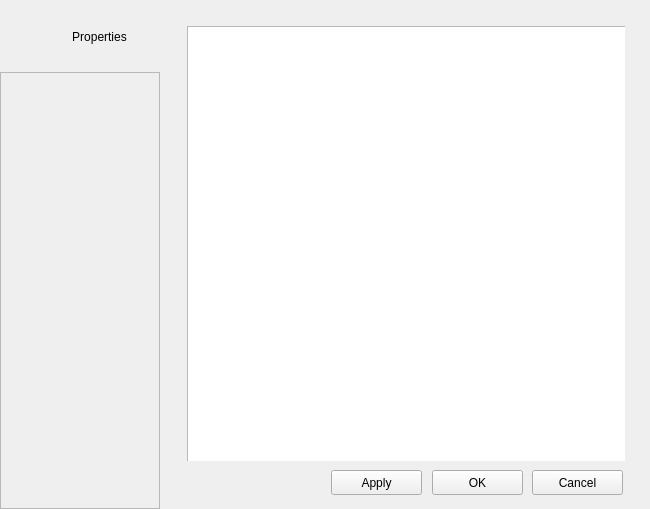
<?xml version="1.0" encoding="UTF-8"?>
<ui version="4.0">
 <class>FilePropertiesDialog</class>
 <widget class="QDialog" name="FilePropertiesDialog">
  <property name="geometry">
   <rect>
    <x>0</x>
    <y>0</y>
    <width>650</width>
    <height>509</height>
   </rect>
  </property>
  <property name="windowTitle">
   <string>Kylin Video - Preferences</string>
  </property>
  <widget class="QWidget" name="title_widget" native="true">
   <property name="geometry">
    <rect>
     <x>0</x>
     <y>0</y>
     <width>160</width>
     <height>509</height>
    </rect>
   </property>
   <widget class="QLabel" name="icon_label">
    <property name="geometry">
     <rect>
      <x>14</x>
      <y>20</y>
      <width>32</width>
      <height>32</height>
     </rect>
    </property>
    <property name="text">
     <string/>
    </property>
    <property name="alignment">
     <set>Qt::AlignCenter</set>
    </property>
   </widget>
   <widget class="QFrame" name="sections">
    <property name="geometry">
     <rect>
      <x>0</x>
      <y>72</y>
      <width>160</width>
      <height>437</height>
     </rect>
    </property>
    <property name="sizePolicy">
     <sizepolicy hsizetype="MinimumExpanding" vsizetype="Preferred">
      <horstretch>0</horstretch>
      <verstretch>0</verstretch>
     </sizepolicy>
    </property>
    <property name="frameShape">
     <enum>QFrame::StyledPanel</enum>
    </property>
    <property name="frameShadow">
     <enum>QFrame::Raised</enum>
    </property>
   </widget>
   <widget class="QLabel" name="title_label">
    <property name="geometry">
     <rect>
      <x>49</x>
      <y>20</y>
      <width>101</width>
      <height>33</height>
     </rect>
    </property>
    <property name="text">
     <string>Properties</string>
    </property>
    <property name="alignment">
     <set>Qt::AlignCenter</set>
    </property>
   </widget>
  </widget>
  <widget class="QStackedWidget" name="pages">
   <property name="geometry">
    <rect>
     <x>181</x>
     <y>20</y>
     <width>444</width>
     <height>441</height>
    </rect>
   </property>
   <property name="sizePolicy">
    <sizepolicy hsizetype="Expanding" vsizetype="Preferred">
     <horstretch>0</horstretch>
     <verstretch>0</verstretch>
    </sizepolicy>
   </property>
   <property name="currentIndex">
    <number>0</number>
   </property>
   <widget class="QWidget" name="info_page">
    <widget class="QTextEdit" name="info_edit">
     <property name="geometry">
      <rect>
       <x>6</x>
       <y>6</y>
       <width>444</width>
       <height>441</height>
      </rect>
     </property>
     <property name="readOnly">
      <bool>true</bool>
     </property>
    </widget>
   </widget>
   <widget class="QWidget" name="demuxer_page">
    <widget class="QLabel" name="demuxer_label">
     <property name="geometry">
      <rect>
       <x>5</x>
       <y>5</y>
       <width>444</width>
       <height>17</height>
      </rect>
     </property>
     <property name="text">
      <string>&amp;Select the demuxer that will be used for this file:</string>
     </property>
     <property name="wordWrap">
      <bool>false</bool>
     </property>
     <property name="buddy">
      <cstring>demuxer_listbox</cstring>
     </property>
    </widget>
    <widget class="QListWidget" name="demuxer_listbox">
     <property name="geometry">
      <rect>
       <x>5</x>
       <y>30</y>
       <width>444</width>
       <height>378</height>
      </rect>
     </property>
    </widget>
    <widget class="QPushButton" name="resetDemuxerButton">
     <property name="geometry">
      <rect>
       <x>352</x>
       <y>414</y>
       <width>91</width>
       <height>25</height>
      </rect>
     </property>
     <property name="text">
      <string>&amp;Reset</string>
     </property>
    </widget>
    <zorder>demuxer_listbox</zorder>
    <zorder>demuxer_label</zorder>
    <zorder>resetDemuxerButton</zorder>
   </widget>
   <widget class="QWidget" name="vc_page">
    <widget class="QListWidget" name="vc_listbox">
     <property name="geometry">
      <rect>
       <x>5</x>
       <y>30</y>
       <width>444</width>
       <height>378</height>
      </rect>
     </property>
    </widget>
    <widget class="QLabel" name="video_codec_label">
     <property name="geometry">
      <rect>
       <x>5</x>
       <y>5</y>
       <width>444</width>
       <height>17</height>
      </rect>
     </property>
     <property name="text">
      <string>&amp;Select the video codec:</string>
     </property>
     <property name="wordWrap">
      <bool>false</bool>
     </property>
     <property name="buddy">
      <cstring>vc_listbox</cstring>
     </property>
    </widget>
    <widget class="QPushButton" name="resetVCButton">
     <property name="geometry">
      <rect>
       <x>352</x>
       <y>414</y>
       <width>91</width>
       <height>25</height>
      </rect>
     </property>
     <property name="text">
      <string>&amp;Reset</string>
     </property>
    </widget>
   </widget>
   <widget class="QWidget" name="ac_page">
    <widget class="QListWidget" name="ac_listbox">
     <property name="geometry">
      <rect>
       <x>5</x>
       <y>30</y>
       <width>444</width>
       <height>378</height>
      </rect>
     </property>
    </widget>
    <widget class="QLabel" name="audio_codec_label">
     <property name="geometry">
      <rect>
       <x>5</x>
       <y>5</y>
       <width>444</width>
       <height>17</height>
      </rect>
     </property>
     <property name="text">
      <string>&amp;Select the audio codec:</string>
     </property>
     <property name="wordWrap">
      <bool>false</bool>
     </property>
     <property name="buddy">
      <cstring>ac_listbox</cstring>
     </property>
    </widget>
    <widget class="QPushButton" name="resetACButton">
     <property name="geometry">
      <rect>
       <x>352</x>
       <y>414</y>
       <width>91</width>
       <height>25</height>
      </rect>
     </property>
     <property name="text">
      <string>Reset</string>
     </property>
    </widget>
   </widget>
  </widget>
  <widget class="QPushButton" name="applyButton">
   <property name="geometry">
    <rect>
     <x>331</x>
     <y>470</y>
     <width>91</width>
     <height>25</height>
    </rect>
   </property>
   <property name="text">
    <string>Apply</string>
   </property>
  </widget>
  <widget class="QPushButton" name="okButton">
   <property name="geometry">
    <rect>
     <x>432</x>
     <y>470</y>
     <width>91</width>
     <height>25</height>
    </rect>
   </property>
   <property name="text">
    <string>OK</string>
   </property>
  </widget>
  <widget class="QPushButton" name="cancelButton">
   <property name="geometry">
    <rect>
     <x>532</x>
     <y>470</y>
     <width>91</width>
     <height>25</height>
    </rect>
   </property>
   <property name="text">
    <string>Cancel</string>
   </property>
  </widget>
 </widget>
 <resources/>
 <connections/>
</ui>
